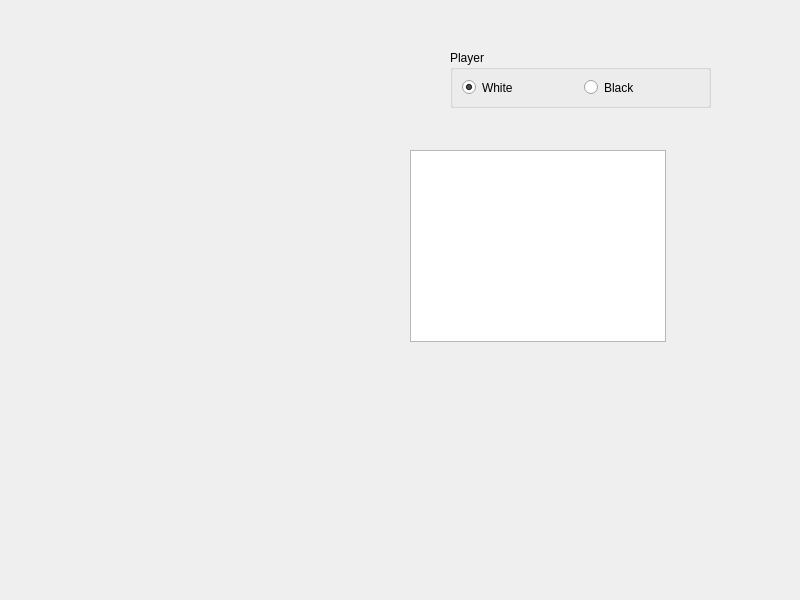
<?xml version="1.0" encoding="UTF-8"?>
<ui version="4.0">
 <class>QtTestChessBoardDialog</class>
 <widget class="QDialog" name="QtTestChessBoardDialog">
  <property name="geometry">
   <rect>
    <x>0</x>
    <y>0</y>
    <width>800</width>
    <height>600</height>
   </rect>
  </property>
  <property name="windowTitle">
   <string>TestChess</string>
  </property>
  <widget class="QGroupBox" name="box_player">
   <property name="geometry">
    <rect>
     <x>450</x>
     <y>50</y>
     <width>261</width>
     <height>58</height>
    </rect>
   </property>
   <property name="title">
    <string>Player</string>
   </property>
   <layout class="QHBoxLayout" name="horizontalLayout">
    <item>
     <widget class="QRadioButton" name="radio_white">
      <property name="text">
       <string>White</string>
      </property>
      <property name="checked">
       <bool>true</bool>
      </property>
     </widget>
    </item>
    <item>
     <widget class="QRadioButton" name="radio_black">
      <property name="text">
       <string>Black</string>
      </property>
     </widget>
    </item>
   </layout>
  </widget>
  <widget class="ribi::Chess::QtChessBoardWidget" name="chessboard_widget" native="true">
   <property name="geometry">
    <rect>
     <x>10</x>
     <y>10</y>
     <width>256</width>
     <height>256</height>
    </rect>
   </property>
   <property name="minimumSize">
    <size>
     <width>256</width>
     <height>256</height>
    </size>
   </property>
   <property name="maximumSize">
    <size>
     <width>256</width>
     <height>256</height>
    </size>
   </property>
  </widget>
  <widget class="QListWidget" name="list_moves">
   <property name="geometry">
    <rect>
     <x>410</x>
     <y>150</y>
     <width>256</width>
     <height>192</height>
    </rect>
   </property>
  </widget>
 </widget>
 <customwidgets>
  <customwidget>
   <class>ribi::Chess::QtChessBoardWidget</class>
   <extends>QWidget</extends>
   <header>qtchessboardwidget.h</header>
   <container>1</container>
  </customwidget>
 </customwidgets>
 <resources/>
 <connections/>
</ui>
